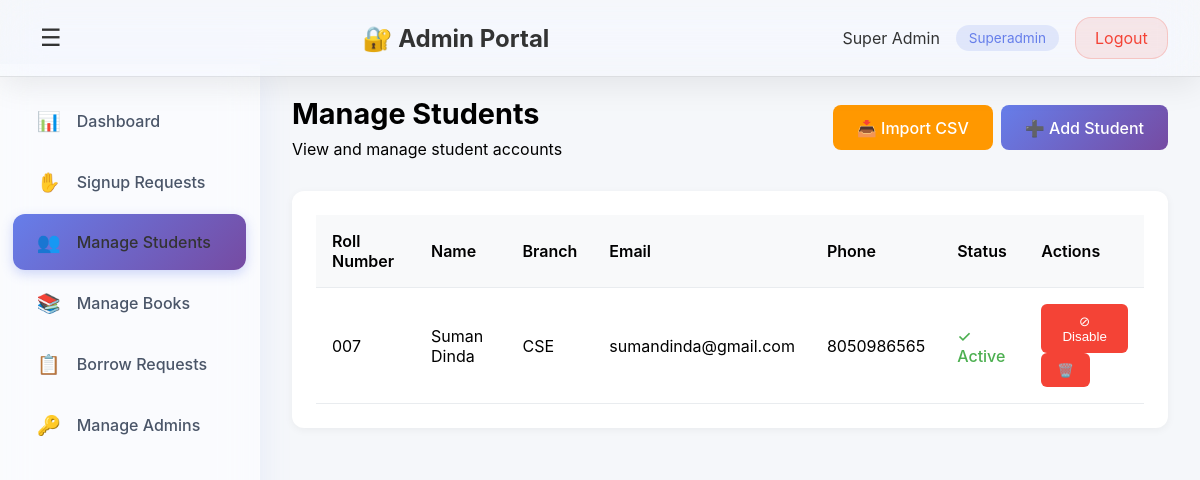
Page /admin-portal/students/ (signed in) on the earlier database version.
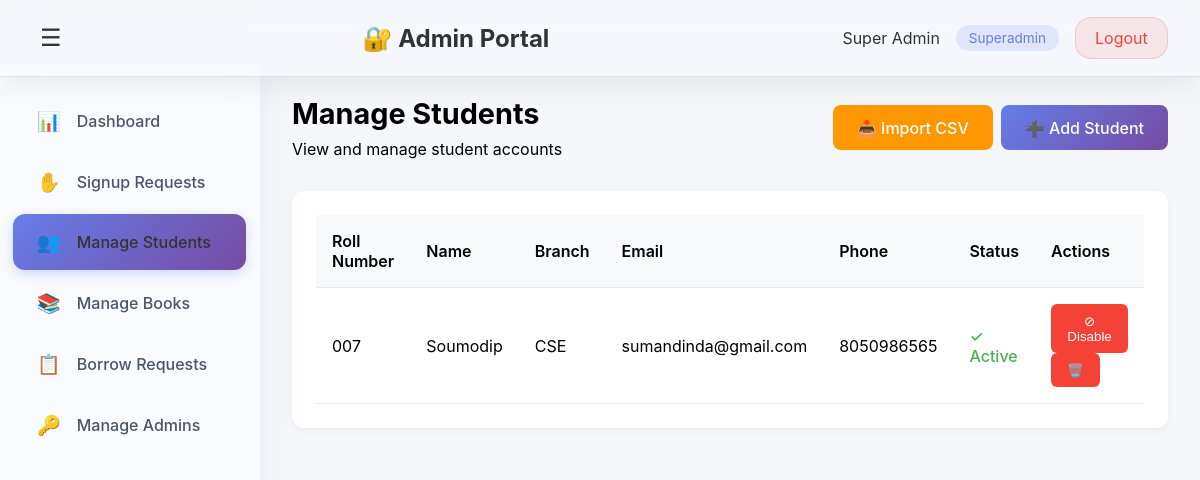
Same page on the later database version.
### lms_app/models.py (models this page shows, shortened)
class Student(models.Model):
    user = models.OneToOneField(User, on_delete=models.CASCADE)
    roll_no = models.CharField(max_length=20, unique=True)
    branch = models.CharField(max_length=50)
    name = models.CharField(max_length=100, blank=True, null=True)
    phone_number = models.CharField(max_length=15, blank=True, null=True)
    status = models.CharField(max_length=20, choices=STUDENT_STATUS_CHOICES, default='pending')
    status_reason = models.TextField(blank=True, null=True, help_text='Reason for rejection or disabling')

### lms_app/views.py (the view)
# urls.py: path('admin-portal/students/', views.admin_manage_students_view, name='admin_manage_students'),
@admin_login_required
def admin_manage_students_view(request):
    students = Student.objects.filter(status__in=['approved', 'disabled']).select_related('user')
    context = {
        'admin': request.admin,
        'students': students,
    }
    return render(request, 'admin_students.html', context)

### lms_app/views.py (called while the page is built)
def admin_login_required(view_func):
    @wraps(view_func)
    def wrapper(request, *args, **kwargs):
        admin_id = request.session.get('admin_id')
        if not admin_id:
            messages.error(request, 'Please login to access this page.')
            return redirect('admin_login')
        try:
            admin = Admin.objects.get(id=admin_id, is_active=True)
            request.admin = admin
        except Admin.DoesNotExist:
            del request.session['admin_id']
            messages.error(request, 'Session expired. Please login again.')
            return redirect('admin_login')
        return view_func(request, *args, **kwargs)
    return wrapper

### lms_app/templates/admin_students.html (shortened to what the changed rows need)
<!DOCTYPE html>
<html lang="en">
<head>
</head>
<body>
    <nav class="navbar">
        <h1>🔐 Admin Portal</h1>
    </nav>
    <div class="container">
        <main class="main-content">
            <div class="page-header">
                <div style="display: flex; justify-content: space-between; align-items: center;">
                    <div>
                        <h2>Manage Students</h2>
                    </div>
                </div>
            </div>
            <div class="card">
                <table class="table">
                    <thead>
                        <tr>
                            <th>Roll Number</th>
                            <th>Name</th>
                            <th>Branch</th>
                            <th>Email</th>
                            <th>Phone</th>
                            <th>Status</th>
                            <th>Actions</th>
                        </tr>
                    </thead>
                    <tbody>
                        {% for student in students %}
                        <tr>
                            <td>{{ student.roll_no }}</td>
                            <td>{{ student.name|default:"-" }}</td>
                            <td>{{ student.branch }}</td>
                            <td>{{ student.user.email|default:"-" }}</td>
                            <td>{{ student.phone_number|default:"-" }}</td>
                            <td>
                                {% if student.status == 'approved' %}
                                <span style="color: #4caf50; font-weight: 500;">✓ Active</span>
                                {% elif student.status == 'disabled' %}
                                <span style="color: #f44336; font-weight: 500;">⊘ Disabled</span>
                                {% endif %}
                            </td>
                            <td>
                                {% if student.status == 'approved' %}
                                <button class="btn-danger" onclick="openDisableModal({{ student.id }}, '{{ student.roll_no }}')" title="Disable Student">⊘ Disable</button>
                                {% endif %}
                                <form method="post" action="{% url 'admin_delete_student' student.id %}" style="display: inline;" onsubmit="return confirm('Delete student {{ student.roll_no }}?');">
                                    <button class="btn-danger" title="Delete">🗑️</button>
                                </form>
                            </td>
                        </tr>
                        {% empty %}
                        <tr>
                            <td colspan="7" style="text-align: center; color: #999;">No students found</td>
                        </tr>
                        {% endfor %}
                    </tbody>
                </table>
            </div>
        </main>
    </div>
</body>
</html>

Differences in the rows shown:
changed Student "CSE": name "Suman Dinda" → "Soumodip"
